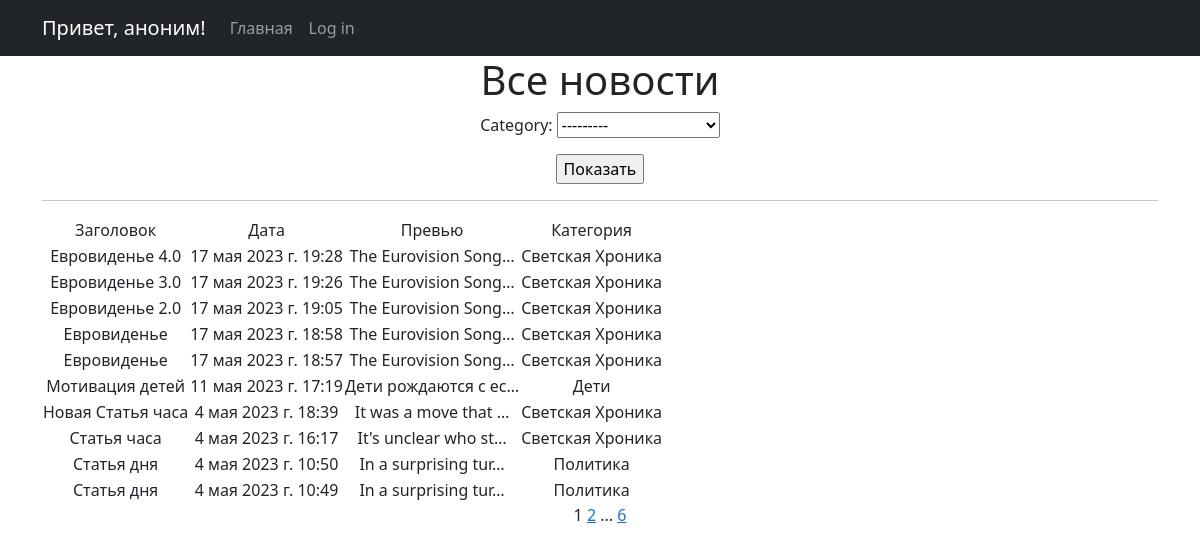
The page /news/ on the database as committed earlier.
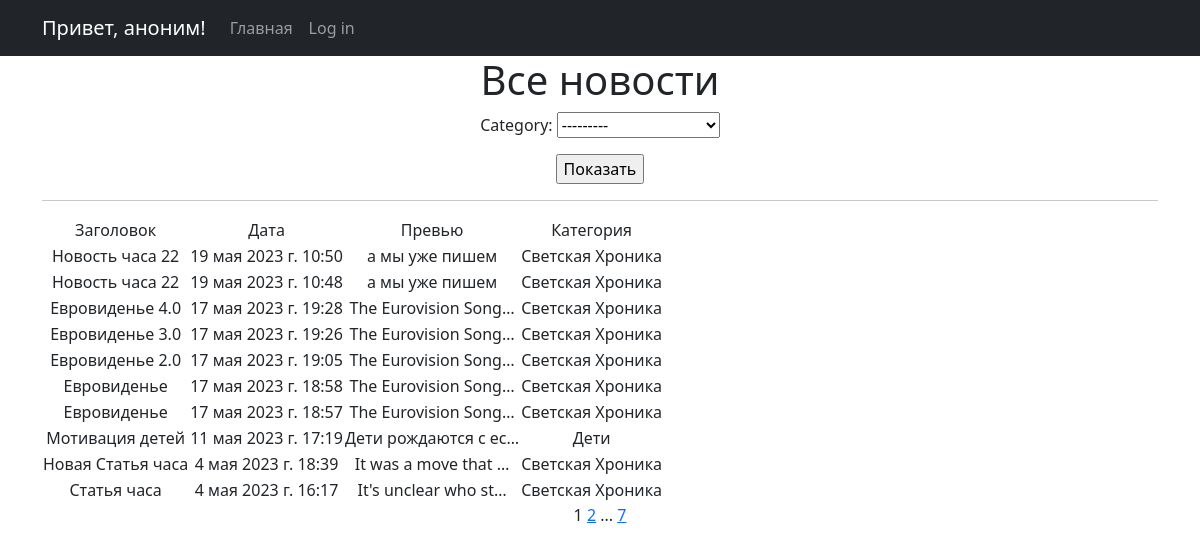
The same page on the database as committed later.
### News_Portal/models.py (models this page shows, shortened)
class Post(models.Model):
    author = models.ForeignKey(Author, on_delete=models.CASCADE)
    type = models.CharField(max_length=2, choices=TYPES, default="news")
    creation_time = models.DateTimeField(auto_now_add=True)
    category = models.ManyToManyField(Category, through="PostCategory")
    title = models.CharField(max_length=255, default="Новость часа")
    text = models.TextField(default="а мы уже пишем")
    rating = models.FloatField(default=0.0)

class Category(models.Model):
    category_name = models.CharField(max_length=30, default="", unique=True)
    def __str__(self):
        return f"{self.category_name}"

### News_Portal/views.py (the view)
# urls.py: path("", NewsList.as_view(), name="news_list"),
class NewsList(ListView, LoginRequiredMixin):
    model = Post
    ordering = "-creation_time"
    template_name = "news.html"
    context_object_name = "news"
    paginate_by = 10
    def get_context_data(self, **kwargs):
        context = super().get_context_data(**kwargs)
        context["time_now"] = datetime.utcnow()
        context["next_sale"] = None
        context["filterset"] = self.filterset
        context["is_not_author"] = not self.request.user.groups.filter(
            name="author"
        ).exists()
        context["form"] = CategorySelectForm()
        return context
    def get_queryset(self):
        queryset = super().get_queryset()
        self.filterset = PostFilter(self.request.GET, queryset)
        qs = self.filterset.qs
        category_form = CategorySelectForm(self.request.GET)
        if category_form.is_valid():
            qs = qs.filter(category=category_form.cleaned_data["category"])
        return qs

### News_Portal/forms.py
class CategorySelectForm(forms.Form):
    category = ModelChoiceField(queryset=Category.objects.all())

### News_Portal/templatetags/custom_filters.py (called while the page is built)
@register.filter()
def censor(text):
    if not isinstance(text, str):
        raise ValueError("мы только тексты цензурируем в нашей редакции")
    for bad_word in BANNED_WORDS:
        if bad_word in text:
            censored = bad_word[0] + ("*" * (len(bad_word) - 1))
            text = text.replace(bad_word, censored)
        if bad_word.capitalize() in text:
            censored = bad_word[0].capitalize() + ("*" * (len(bad_word) - 1))
            text = text.replace(bad_word, censored)
    return text

### News_Portal/templates/news.html (shortened to what this page needs)
{% extends 'flatpages/default.html' %}
{% load custom_filters %}
{% block content %}
   <h1>Все новости</h1>
    <form action="/news/" method="get">
        {{ form.as_p }}
        <input type="submit" value="Показать" />
    </form>
   <hr>
   {% if news %}
       <table>
           <tr>
               <td>Заголовок</td>
               <td>Дата</td>
               <td>Превью</td>
               <td>Категория</td>
           </tr>
           {% for post in news %}
           <tr>
               <td>{{ post.title|censor }}</td>
               <td>{{ post.creation_time }}</td>
               <td>{{ post.text|truncatechars:20|censor }}</td>
               <td>{% for category in post.category.all %} {{ category }} {% endfor %}</td>
           </tr>
           {% endfor %}
       </table>
   {% else %}
       <h2>Новостей нет!</h2>
   {% endif %}
   {{ page_obj.number }}
   {% if page_obj.has_next %}
       <a href="?page={{ page_obj.next_page_number }}">{{ page_obj.next_page_number }}</a>
       {% if paginator.num_pages != page_obj.next_page_number %}
           ...
           <a href="?page={{ page_obj.paginator.num_pages }}">{{ page_obj.paginator.num_pages }}</a>
       {% endif %}
   {% endif %}
{% endblock content %}

Rows that differ between the two databases and show on the page:
no longer on this page (row unchanged): Post: title|censor "Статья дня", creation_time "4 мая 2023 г. 10:50", text|censor "In a surprising tur…"
no longer on this page (row unchanged): Category: category_name "Политика"
no longer on this page (row unchanged): Post: title|censor "Статья дня", creation_time "4 мая 2023 г. 10:49", text|censor "In a surprising tur…"
added Post: title|censor "Новость часа 22", creation_time "19 мая 2023 г. 10:50", text|censor "а мы уже пишем", Category (category_name "Светская Хроника")
added Post: title|censor "Новость часа 22", creation_time "19 мая 2023 г. 10:48", text|censor "а мы уже пишем", Category (category_name "Светская Хроника")
Other text that changed with them:
{{ page_obj.paginator.num_pages }}: "6" → "7"
